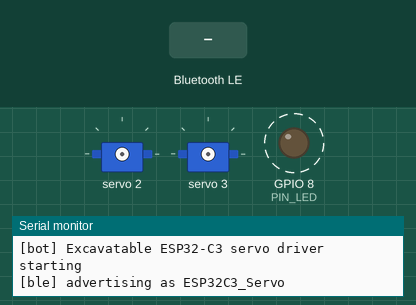
The sketch below on a simulated ESP32-C3. On the bench: 2 × servo, output pins drawn as LEDs (lit = HIGH), the last lines printed to the serial monitor. Dashed ring = blinking. The inputs (shaded band) are chosen by the test bench. Nothing arrives over Bluetooth unless stated; a phone connects over Bluetooth LE 3 s after start.

Above: at 1.5 s.
1.6 s: Bluetooth LE write "D" received
4.6 s: Bluetooth LE write "U" received
At 6.4 s:
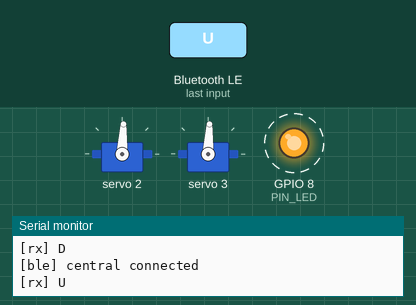
7.6 s: Bluetooth LE write "RAINBOW_ON" received
At 7.73 s:
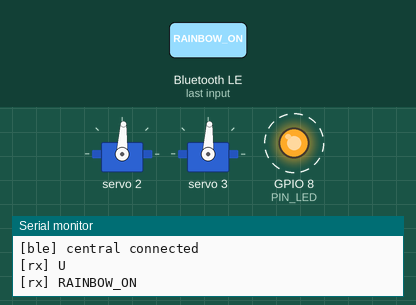
Timing chart, 0 to 16.6 s (numbered marks = the images above; inputs shaded):
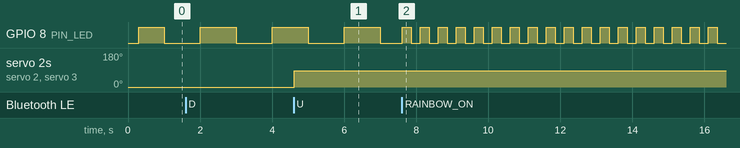

Measured:
- after the input at 4.6 s, servo 2, servo 3: 0° → 87° at once
- after the input at 7.6 s, GPIO 8 (PIN_LED): alternates HIGH for 0.25 s and LOW for 0.25 s, starting at once

The sketch:

esp32c3_robot.ino
```cpp
/*
 * Excavatable - ESP32-C3 Super Mini servo driver
 * =============================================
 *
 * Talks to the SnakeBot backend (backend/app/robot/controller.py) over the
 * Nordic UART Service, so the website's Robot Control page can drive the
 * servos. Advertises as ESP32C3_Servo.
 *
 * Arduino IDE settings:
 *   Board:            "ESP32C3 Dev Module"
 *   USB CDC On Boot:  Enabled
 *   Libraries:        Adafruit PWM Servo Driver Library
 *
 * Wiring:
 *   GPIO5   I2C SDA -> PCA9685 SDA
 *   GPIO10  I2C SCL -> PCA9685 SCL
 *   GPIO8   status LED (plain LED, digitalWrite - no WS2812 / NeoPixel)
 *   PCA9685 ch0..ch3 -> servos 0..3, fed from its own servo power rail
 *
 * No sensors are read on this board. The DHT11 is dead and the MQ-8/MQ-5
 * readings shown on the website are generated by the backend.
 *
 * Command grammar (must match is_valid_command() in the backend):
 *   F B L R S          hold a direction to nudge pan/tilt, S to stop
 *   U D                lift / lower the "Q" pair
 *   A<0..3>:<0..180>   move a single servo channel
 *   P:<0..180>         move both "P" channels (0 and 1)
 *   Q:<0..180>         move both "Q" channels (2 and 3)
 *   RAINBOW_ON / RAINBOW_OFF   blink / turn off the status LED
 *
 * NOTE: the rover's stepper drivers are dead (fried buck converters), so no
 * stepper pins are allocated here. F/B/L/R nudge the pan/tilt pair instead,
 * which keeps the D-pad useful during a demo.
 */

#include <BLE2902.h>
#include <BLEDevice.h>
#include <BLEServer.h>
#include <BLEUtils.h>
#include <Wire.h>
#include <Adafruit_PWMServoDriver.h>

// ------------------------------- config --------------------------------
#define DEVICE_NAME "ESP32C3_Servo"

static const uint8_t NUM_SERVOS = 4;
static const uint8_t SERVO_CHANNELS[NUM_SERVOS] = {0, 1, 2, 3};

static const uint8_t PIN_I2C_SDA = 5;
static const uint8_t PIN_I2C_SCL = 10;
static const uint8_t PCA9685_ADDR = 0x40;

// Typical 500us..2400us servo range at 50 Hz on a 12-bit PCA9685.
static const uint16_t SERVO_MIN_TICKS = 102;
static const uint16_t SERVO_MAX_TICKS = 491;

// Plain LED, not a WS2812 strip. Most ESP32-C3 Super Mini boards wire the
// onboard LED to GPIO8, so set LED_ACTIVE_LOW to false if yours is the other
// way round.
static const uint8_t PIN_LED = 8;
static const bool LED_ACTIVE_LOW = true;

static const uint32_t DRIVE_WATCHDOG_MS = 1000;  // UI refreshes every 250 ms
static const uint32_t PAD_STEP_MS = 40;          // ramp speed while held
static const int PAD_STEP_DEG = 2;
static const uint32_t LED_BLINK_MS = 250;

static const int LIFT_ANGLE = 90;  // "U" - Lift
static const int HOME_ANGLE = 0;   // "D" - Lower

// Nordic UART Service - must match backend/app/robot/controller.py
#define SERVICE_UUID "6E400001-B5A3-F393-E0A9-E50E24DCCA9E"
#define RX_UUID "6E400002-B5A3-F393-E0A9-E50E24DCCA9E"
#define TX_UUID "6E400003-B5A3-F393-E0A9-E50E24DCCA9E"

// ------------------------------ globals --------------------------------
Adafruit_PWMServoDriver pwm = Adafruit_PWMServoDriver(PCA9685_ADDR);

BLECharacteristic *txChar = nullptr;

bool deviceConnected = false;
int angles[NUM_SERVOS] = {90, 90, 90, 90};

volatile char activeDir = 0;
volatile uint32_t lastDirMs = 0;

uint32_t lastStepMs = 0;

bool ledBlinkOn = false;
bool ledLit = false;
uint32_t lastLedMs = 0;

// ------------------------------ servo ----------------------------------
void setChannel(uint8_t channel, int angle) {
  if (channel >= NUM_SERVOS) {
    return;
  }
  angle = constrain(angle, 0, 180);
  if (angle == angles[channel]) {
    return;
  }
  angles[channel] = angle;
  uint16_t ticks = map(angle, 0, 180, SERVO_MIN_TICKS, SERVO_MAX_TICKS);
  pwm.setPWM(SERVO_CHANNELS[channel], 0, ticks);
}

void setPair(uint8_t a, uint8_t b, int angle) {
  setChannel(a, angle);
  setChannel(b, angle);
}

// ------------------------------ commands -------------------------------
void handleCommand(const String &cmd) {
  if (cmd == "RAINBOW_ON") {
    ledBlinkOn = true;
    return;
  }
  if (cmd == "RAINBOW_OFF") {
    ledBlinkOn = false;
    ledLit = false;
    digitalWrite(PIN_LED, LED_ACTIVE_LOW ? HIGH : LOW);
    return;
  }

  if (cmd == "U") {
    setPair(2, 3, LIFT_ANGLE);
    return;
  }
  if (cmd == "D") {
    setPair(2, 3, HOME_ANGLE);
    return;
  }

  if (cmd.length() == 1) {
    char letter = cmd[0];
    if (letter == 'F' || letter == 'B' || letter == 'L' || letter == 'R') {
      activeDir = letter;
      lastDirMs = millis();
      return;
    }
    if (letter == 'S') {
      activeDir = 0;
    }
    return;
  }

  int colon = cmd.indexOf(':');
  if (colon < 0) {
    return;
  }

  String head = cmd.substring(0, colon);
  int value = cmd.substring(colon + 1).toInt();

  if (head == "P") {
    setPair(0, 1, value);
    return;
  }
  if (head == "Q") {
    setPair(2, 3, value);
    return;
  }
  if (head.length() == 2 && head[0] == 'A') {
    setChannel((uint8_t)head.substring(1).toInt(), value);
  }
}

class RxCallbacks : public BLECharacteristicCallbacks {
  void onWrite(BLECharacteristic *characteristic) override {
    // .c_str() keeps this compiling on both ESP32 core 2.x (std::string) and
    // 3.x (String).
    String cmd = String(characteristic->getValue().c_str());
    cmd.trim();
    if (cmd.length() > 0) {
      Serial.print("[rx] ");
      Serial.println(cmd);
      handleCommand(cmd);
    }
  }
};

class ServerCallbacks : public BLEServerCallbacks {
  void onConnect(BLEServer *server) override {
    deviceConnected = true;
    Serial.println("[ble] central connected");
  }

  void onDisconnect(BLEServer *server) override {
    deviceConnected = false;
    activeDir = 0;
    // Without this the peripheral stays invisible forever once the first
    // client disconnects - the bug that made the board vanish from scans.
    server->startAdvertising();
    Serial.println("[ble] central disconnected - advertising again");
  }
};

// -------------------------------- drive --------------------------------
// The steppers are dead, so a "drive" command ramps the pan/tilt pair while
// it is held. Replace this function if the wheels ever come back to life.
void stepDrive() {
  if (activeDir == 0) {
    return;
  }

  // The website refreshes the held direction every 250 ms. If those refreshes
  // stop - link dropped, tab closed - stop moving.
  if (millis() - lastDirMs > DRIVE_WATCHDOG_MS) {
    activeDir = 0;
    return;
  }

  if (millis() - lastStepMs < PAD_STEP_MS) {
    return;
  }
  lastStepMs = millis();

  switch (activeDir) {
    case 'L':
      setChannel(0, angles[0] - PAD_STEP_DEG);
      break;
    case 'R':
      setChannel(0, angles[0] + PAD_STEP_DEG);
      break;
    case 'F':
      setChannel(1, angles[1] + PAD_STEP_DEG);
      break;
    case 'B':
      setChannel(1, angles[1] - PAD_STEP_DEG);
      break;
    default:
      break;
  }
}

// -------------------------------- status LED ---------------------------
void writeLed(bool on) {
  digitalWrite(PIN_LED, LED_ACTIVE_LOW ? (on ? LOW : HIGH) : (on ? HIGH : LOW));
}

void updateLed() {
  if (!ledBlinkOn) {
    // Idle: slow heartbeat so you can tell the board is alive.
    if (millis() - lastLedMs >= 1000) {
      lastLedMs = millis();
      ledLit = !ledLit;
      writeLed(ledLit);
    }
    return;
  }

  if (millis() - lastLedMs >= LED_BLINK_MS) {
    lastLedMs = millis();
    ledLit = !ledLit;
    writeLed(ledLit);
  }
}

// -------------------------------- setup --------------------------------
void setup() {
  Serial.begin(115200);
  delay(300);
  Serial.println("\n[bot] Excavatable ESP32-C3 servo driver starting");

  pinMode(PIN_LED, OUTPUT);
  writeLed(false);

  Wire.begin(PIN_I2C_SDA, PIN_I2C_SCL);
  pwm.begin();
  pwm.setPWMFreq(50);
  delay(10);
  for (uint8_t i = 0; i < NUM_SERVOS; i++) {
    setChannel(i, angles[i]);
  }

  BLEDevice::init(DEVICE_NAME);
  BLEServer *server = BLEDevice::createServer();
  server->setCallbacks(new ServerCallbacks());

  BLEService *service = server->createService(SERVICE_UUID);

  txChar = service->createCharacteristic(TX_UUID, BLECharacteristic::PROPERTY_NOTIFY);
  // Kept even though this board sends no telemetry: the backend subscribes to
  // this characteristic, and the CCCD descriptor is what makes that possible.
  txChar->addDescriptor(new BLE2902());

  BLECharacteristic *rxChar = service->createCharacteristic(
      RX_UUID, BLECharacteristic::PROPERTY_WRITE | BLECharacteristic::PROPERTY_WRITE_NR);
  rxChar->setCallbacks(new RxCallbacks());

  service->start();

  BLEAdvertising *advertising = BLEDevice::getAdvertising();
  advertising->addServiceUUID(SERVICE_UUID);
  advertising->setScanResponse(true);
  BLEDevice::startAdvertising();

  Serial.print("[ble] advertising as ");
  Serial.println(DEVICE_NAME);
}

// --------------------------------- loop --------------------------------
void loop() {
  stepDrive();
  updateLed();
}
```
